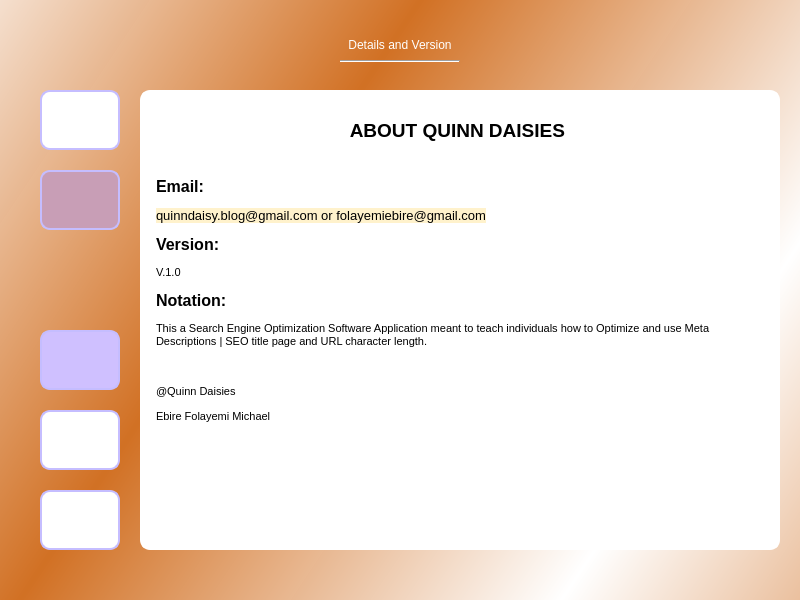
<?xml version="1.0" encoding="UTF-8"?>
<ui version="4.0">
 <class>Dialog</class>
 <widget class="QDialog" name="Dialog">
  <property name="geometry">
   <rect>
    <x>0</x>
    <y>0</y>
    <width>800</width>
    <height>600</height>
   </rect>
  </property>
  <property name="windowTitle">
   <string>Dialog</string>
  </property>
  <property name="windowIcon">
   <iconset resource="resources/resources.qrc">
    <normaloff>:/images/seoicon.ico</normaloff>:/images/seoicon.ico</iconset>
  </property>
  <widget class="QWidget" name="widget" native="true">
   <property name="geometry">
    <rect>
     <x>0</x>
     <y>0</y>
     <width>800</width>
     <height>600</height>
    </rect>
   </property>
   <property name="styleSheet">
    <string notr="true">QWidget#widget{
	background-color: qlineargradient(spread:reflect, x1:0.36, y1:0.33, x2:0.9, y2:0.6, stop:0 rgba(209, 112, 35, 254), stop:1 rgba(255, 255, 255, 255))
}</string>
   </property>
   <widget class="Line" name="line_2">
    <property name="geometry">
     <rect>
      <x>340</x>
      <y>60</y>
      <width>120</width>
      <height>3</height>
     </rect>
    </property>
    <property name="orientation">
     <enum>Qt::Horizontal</enum>
    </property>
   </widget>
   <widget class="QLabel" name="label_2">
    <property name="geometry">
     <rect>
      <x>250</x>
      <y>30</y>
      <width>300</width>
      <height>30</height>
     </rect>
    </property>
    <property name="styleSheet">
     <string notr="true">QLabel{
	color: #ffffff;
	font: 8pt &quot;Georgia&quot;;
}</string>
    </property>
    <property name="text">
     <string>Details and Version</string>
    </property>
    <property name="alignment">
     <set>Qt::AlignCenter</set>
    </property>
   </widget>
   <widget class="QPushButton" name="menuscreen">
    <property name="geometry">
     <rect>
      <x>40</x>
      <y>410</y>
      <width>80</width>
      <height>60</height>
     </rect>
    </property>
    <property name="styleSheet">
     <string notr="true">QPushButton{
	border-radius: 10px;
	font: 85 10pt &quot;Times New Roman&quot;;
	color: #ffffff;
	border: 2px solid rgb(197, 189, 255);
	background: rgb(255, 255, 255);
}
QPushButton:hover{
	font: 85 10pt &quot;Times New Roman&quot;;
	color:#cfc0ff;
	border: 2px solid #aaaaff;
	background: rgb(255, 255, 255);
}</string>
    </property>
    <property name="text">
     <string/>
    </property>
    <property name="icon">
     <iconset>
      <normaloff>menu.jpg</normaloff>menu.jpg</iconset>
    </property>
    <property name="iconSize">
     <size>
      <width>60</width>
      <height>40</height>
     </size>
    </property>
   </widget>
   <widget class="QPushButton" name="detailscreen">
    <property name="geometry">
     <rect>
      <x>40</x>
      <y>90</y>
      <width>80</width>
      <height>60</height>
     </rect>
    </property>
    <property name="styleSheet">
     <string notr="true">QPushButton{
	border-radius: 10px;
	font: 85 10pt &quot;Times New Roman&quot;;
	color: #ffffff;
	border: 2px solid rgb(197, 189, 255);
	background: #ffffff;
}
QPushButton:hover{
	font: 85 10pt &quot;Times New Roman&quot;;
	color:#cfc0ff;
	border: 2px solid #aaaaff;
	background: #ffffff;
}</string>
    </property>
    <property name="text">
     <string/>
    </property>
    <property name="icon">
     <iconset>
      <normaloff>details.webp</normaloff>details.webp</iconset>
    </property>
    <property name="iconSize">
     <size>
      <width>60</width>
      <height>40</height>
     </size>
    </property>
   </widget>
   <widget class="QPushButton" name="settingscreen">
    <property name="geometry">
     <rect>
      <x>40</x>
      <y>490</y>
      <width>80</width>
      <height>60</height>
     </rect>
    </property>
    <property name="styleSheet">
     <string notr="true">QPushButton{
	border-radius: 10px;
	font: 85 10pt &quot;Times New Roman&quot;;
	color: #ffffff;
	border: 2px solid rgb(197, 189, 255);
	background: rgb(255, 255, 255);
}
QPushButton:hover{
	font: 85 10pt &quot;Times New Roman&quot;;
	color:#cfc0ff;
	border: 2px solid #aaaaff;
	background: rgb(255, 255, 255);
}</string>
    </property>
    <property name="text">
     <string/>
    </property>
    <property name="icon">
     <iconset>
      <normaloff>backimages.jpeg</normaloff>backimages.jpeg</iconset>
    </property>
    <property name="iconSize">
     <size>
      <width>60</width>
      <height>40</height>
     </size>
    </property>
   </widget>
   <widget class="QPushButton" name="termscreen">
    <property name="geometry">
     <rect>
      <x>40</x>
      <y>170</y>
      <width>80</width>
      <height>60</height>
     </rect>
    </property>
    <property name="styleSheet">
     <string notr="true">QPushButton{
	border-radius: 10px;
	font: 85 10pt &quot;Times New Roman&quot;;
	color: #ffffff;
	border: 2px solid rgb(197, 189, 255);
	background: #c89eb6;
}
QPushButton:hover{
	font: 85 10pt &quot;Times New Roman&quot;;
	color:#cfc0ff;
	border: 2px solid #aaaaff;
	background: #c89eb6;
}</string>
    </property>
    <property name="text">
     <string/>
    </property>
    <property name="icon">
     <iconset>
      <normaloff>terms.png</normaloff>terms.png</iconset>
    </property>
    <property name="iconSize">
     <size>
      <width>60</width>
      <height>40</height>
     </size>
    </property>
   </widget>
   <widget class="QTextBrowser" name="textBrowser_2">
    <property name="geometry">
     <rect>
      <x>140</x>
      <y>90</y>
      <width>640</width>
      <height>460</height>
     </rect>
    </property>
    <property name="styleSheet">
     <string notr="true">QTextBrowser{
	border: 2px solid #ffffff;
	border-radius: 10px;
	padding: 10px;
	background: #ffffff;
}</string>
    </property>
    <property name="html">
     <string>&lt;!DOCTYPE HTML PUBLIC &quot;-//W3C//DTD HTML 4.0//EN&quot; &quot;http://www.w3.org/TR/REC-html40/strict.dtd&quot;&gt;
&lt;html&gt;&lt;head&gt;&lt;meta name=&quot;qrichtext&quot; content=&quot;1&quot; /&gt;&lt;style type=&quot;text/css&quot;&gt;
p, li { white-space: pre-wrap; }
&lt;/style&gt;&lt;/head&gt;&lt;body style=&quot; font-family:'MS Shell Dlg 2'; font-size:8.25pt; font-weight:400; font-style:normal;&quot;&gt;
&lt;p align=&quot;center&quot; style=&quot;-qt-paragraph-type:empty; margin-top:0px; margin-bottom:0px; margin-left:0px; margin-right:0px; -qt-block-indent:0; text-indent:0px;&quot;&gt;&lt;br /&gt;&lt;/p&gt;
&lt;p align=&quot;center&quot; style=&quot; margin-top:0px; margin-bottom:0px; margin-left:0px; margin-right:0px; -qt-block-indent:0; text-indent:0px;&quot;&gt;&lt;span style=&quot; font-size:14pt; font-weight:600;&quot;&gt;ABOUT QUINN DAISIES &lt;/span&gt;&lt;/p&gt;
&lt;p align=&quot;center&quot; style=&quot;-qt-paragraph-type:empty; margin-top:0px; margin-bottom:0px; margin-left:0px; margin-right:0px; -qt-block-indent:0; text-indent:0px; font-size:14pt; font-weight:600;&quot;&gt;&lt;br /&gt;&lt;/p&gt;
&lt;p style=&quot; margin-top:12px; margin-bottom:12px; margin-left:0px; margin-right:0px; -qt-block-indent:0; text-indent:0px;&quot;&gt;&lt;span style=&quot; font-size:12pt; font-weight:600;&quot;&gt;Email: &lt;/span&gt;&lt;/p&gt;
&lt;p style=&quot; margin-top:12px; margin-bottom:12px; margin-left:0px; margin-right:0px; -qt-block-indent:0; text-indent:0px;&quot;&gt;&lt;span style=&quot; font-family:'Times New Roman','serif'; font-size:10pt; background-color:#fff2cc;&quot;&gt;quinndaisy.blog@gmail.com or folayemiebire@gmail.com&lt;/span&gt;&lt;/p&gt;
&lt;p style=&quot; margin-top:12px; margin-bottom:12px; margin-left:0px; margin-right:0px; -qt-block-indent:0; text-indent:0px;&quot;&gt;&lt;span style=&quot; font-size:12pt; font-weight:600;&quot;&gt;Version:&lt;/span&gt;&lt;/p&gt;
&lt;p style=&quot; margin-top:12px; margin-bottom:12px; margin-left:0px; margin-right:0px; -qt-block-indent:0; text-indent:0px;&quot;&gt;V.1.0&lt;/p&gt;
&lt;p style=&quot; margin-top:12px; margin-bottom:12px; margin-left:0px; margin-right:0px; -qt-block-indent:0; text-indent:0px;&quot;&gt;&lt;span style=&quot; font-size:12pt; font-weight:600;&quot;&gt;Notation: &lt;/span&gt;&lt;/p&gt;
&lt;p style=&quot; margin-top:12px; margin-bottom:12px; margin-left:0px; margin-right:0px; -qt-block-indent:0; text-indent:0px;&quot;&gt;This a Search Engine Optimization Software Application meant to teach individuals how to Optimize and use Meta Descriptions | SEO title page and URL character length.&lt;/p&gt;
&lt;p style=&quot;-qt-paragraph-type:empty; margin-top:12px; margin-bottom:12px; margin-left:0px; margin-right:0px; -qt-block-indent:0; text-indent:0px;&quot;&gt;&lt;br /&gt;&lt;/p&gt;
&lt;p style=&quot; margin-top:12px; margin-bottom:12px; margin-left:0px; margin-right:0px; -qt-block-indent:0; text-indent:0px;&quot;&gt;@Quinn Daisies&lt;/p&gt;
&lt;p style=&quot; margin-top:12px; margin-bottom:12px; margin-left:0px; margin-right:0px; -qt-block-indent:0; text-indent:0px;&quot;&gt;Ebire Folayemi Michael&lt;/p&gt;&lt;/body&gt;&lt;/html&gt;</string>
    </property>
   </widget>
   <widget class="QPushButton" name="applicationscreen">
    <property name="geometry">
     <rect>
      <x>40</x>
      <y>330</y>
      <width>80</width>
      <height>60</height>
     </rect>
    </property>
    <property name="styleSheet">
     <string notr="true">QPushButton{
	border-radius: 10px;
	font: 85 10pt &quot;Times New Roman&quot;;
	color: #ffffff;
	border: 2px solid rgb(197, 189, 255);
	background: #cfc0ff;
}
QPushButton:hover{
	font: 85 10pt &quot;Times New Roman&quot;;
	color:#cfc0ff;
	border: 2px solid #aaaaff;
	background: #cfc0ff;
}</string>
    </property>
    <property name="text">
     <string/>
    </property>
    <property name="icon">
     <iconset>
      <normaloff>backgroundiconimages.jpeg</normaloff>backgroundiconimages.jpeg</iconset>
    </property>
    <property name="iconSize">
     <size>
      <width>60</width>
      <height>40</height>
     </size>
    </property>
   </widget>
  </widget>
 </widget>
 <resources>
  <include location="resources/resources.qrc"/>
 </resources>
 <connections/>
</ui>
